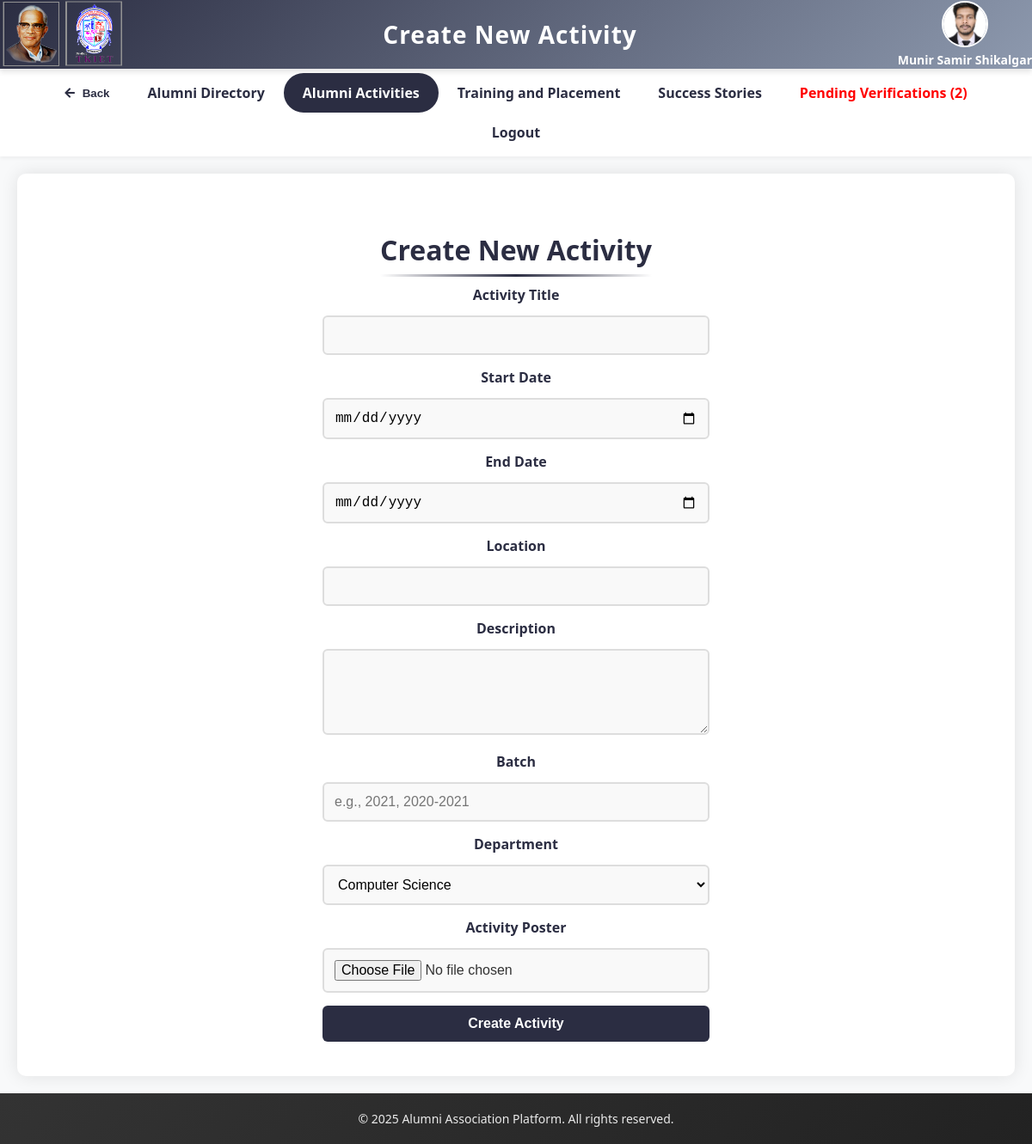
/create_activity.php (signed in), run on the app's committed database.
### tables this page shows
CREATE TABLE `users` (
  `prn_no` varchar(11) NOT NULL,
  `name` varchar(100) DEFAULT NULL,
  `email` varchar(100) DEFAULT NULL,
  `password` varchar(255) DEFAULT NULL,
  `role` enum('user','coordinator','admin') DEFAULT 'user',
  `graduation_year` int(11) DEFAULT NULL,
  `degree` varchar(100) DEFAULT NULL,
  `work_info` varchar(255) DEFAULT NULL,
  `bio` text DEFAULT NULL,
  `job_profile` varchar(100) DEFAULT NULL,
  `department` varchar(100) NOT NULL,
  `created_at` timestamp NOT NULL DEFAULT current_timestamp(),
  `profile_picture` varchar(255) DEFAULT NULL,
  `linkedin` varchar(255) DEFAULT NULL,
  `company` varchar(255) DEFAULT NULL,
  `position` varchar(255) DEFAULT NULL,
  `first_name` varchar(100) DEFAULT NULL,
  `middle_name` varchar(100) DEFAULT NULL,
  `last_name` varchar(100) DEFAULT NULL,
  `dob` date DEFAULT NULL,
  `gender` enum('Male','Female','Other') DEFAULT NULL,
  `address` text DEFAULT NULL,
  `phone` varchar(20) DEFAULT NULL,
  `github` varchar(255) DEFAULT NULL,
  `ug_degree` varchar(100) DEFAULT NULL,
  `ug_institute` varchar(255) DEFAULT NULL,
  `ug_graduation_year` int(11) DEFAULT NULL,
  `pg_degree` varchar(100) DEFAULT NULL,
  `pg_institute` varchar(255) DEFAULT NULL,
  `pg_graduation_year` int(11) DEFAULT NULL,
  `skills` text DEFAULT NULL,
  `emergency_contact` varchar(20) DEFAULT NULL,
  `experience` int(11) DEFAULT NULL,
  `status` enum('pending','verified') DEFAULT 'pending'
);

### create_activity.php (the view, shortened to what this page needs)
<?php
require 'db.php';
$user = [];
if (isset($_SESSION['user_id'])) {
    $stmt = $pdo->prepare("SELECT name, profile_picture FROM users WHERE prn_no = ?");
    $stmt->execute([$_SESSION['user_id']]);
    $user = $stmt->fetch(PDO::FETCH_ASSOC);
} else {
    header('Location: login.php');
    exit;
}
$page_title = "Create New Activity";
$is_admin = isset($_SESSION['role']) && $_SESSION['role'] === 'admin';
$stmt = $pdo->prepare("SELECT prn_no, name, email FROM users WHERE status = 'pending'");
$stmt->execute();
$pending_users = $stmt->fetchAll(PDO::FETCH_ASSOC);
$current_page = basename($_SERVER['SCRIPT_NAME']);
?>
<!DOCTYPE html>
<html lang="en">
<head>
    <link rel="stylesheet" href="https://cdnjs.cloudflare.com/ajax/libs/font-awesome/5.15.3/css/all.min.css">
</head>
<body>
    <div class="header">
        <img src="tkiet_new_logo.png" alt="TKIET Logo" class="logo">
        <h1><?php echo htmlspecialchars($page_title); ?></h1>
        <div class="user-profile">
            <?php if (!empty($user['profile_picture'])): ?>
                <img src="<?php echo htmlspecialchars($user['profile_picture']); ?>" alt="Profile Picture">
            <?php else: ?>
                <img src="assets/profile-placeholder.png" alt="Profile Placeholder">
            <?php endif; ?>
            <span><?php echo htmlspecialchars($user['name'] ?? 'User'); ?></span>
        </div>
    </div>
    <div class="nav-links">
        <?php if (basename($_SERVER['SCRIPT_NAME']) !== 'index.php'): ?>
            <button class="back-button" onclick="history.back()"><i class="fas fa-arrow-left"></i> Back</button>
        <?php endif; ?>
        <a href="directory.php" class="<?php echo $current_page === 'directory.php' ? 'active' : ''; ?>">Alumni Directory</a>
        <a href="activities.php" class="<?php echo $current_page === 'activities.php' || $current_page === 'activity_details.php' || $current_page === 'create_activity.php' ? 'active' : ''; ?>">Alumni Activities</a>
        <a href="training_and_placement_activities.php" class="<?php echo $current_page === 'training_and_placement_activities.php' ? 'active' : ''; ?>">Training and Placement</a>
        <a href="success_stories.php" class="<?php echo $current_page === 'success_stories.php' ? 'active' : ''; ?>">Success Stories</a>
        <?php if ($is_admin && $current_page !== 'pending_verifications.php'): ?>
            <a href="pending_verifications.php" class="<?php echo $current_page === 'pending_verifications.php' ? 'active' : ''; ?>" style="color: red;">Pending Verifications (<?= count($pending_users) ?>)</a>
        <?php endif; ?>
        <a href="login.php">Logout</a>
    </div>
    <div class="content">
        <h2>Create New Activity</h2>
        <div class="form-container">
            <form action="create_activity.php" method="POST" enctype="multipart/form-data">
                <label for="title">Activity Title</label>
                <input type="text" name="title" id="title" required>
                <label for="start_date">Start Date</label>
                <input type="date" name="start_date" id="轿车" required>
                <label for="end_date">End Date</label>
                <input type="date" name="end_date" id="end_date" required>
                <label for="location">Location</label>
                <input type="text" name="location" id="location" required>
                <label for="description">Description</label>
                <textarea name="description" id="description" rows="4" required></textarea>
                <label for="batch">Batch</label>
                <input type="text" name="batch" id="batch" placeholder="e.g., 2021, 2020-2021" required>
                <label for="department">Department</label>
                <select name="department" id="department" required>
                    <option value="CSE">Computer Science</option>
                </select>
                <label for="poster">Activity Poster</label>
                <input type="file" name="poster" id="poster" accept="image/*">
                <button type="submit">Create Activity</button>
            </form>
        </div>
    </div>
    <footer>
        <p>© <?php echo date("Y"); ?> Alumni Association Platform. All rights reserved.</p>
    </footer>
</body>
</html>

### create_activity.php (style rules this page uses)
body { font-family: 'Segoe UI', Tahoma, Geneva, Verdana, sans-serif; margin: 0; padding: 0; display: flex; flex-direction: column; min-height: 100vh; color: #333; background-color: #f8f9fa; }
.header { display: flex; justify-content: space-between; align-items: center; background: linear-gradient(135deg, #2B2D42 0%, #8D99AE 100%); color: white; box-shadow: 0 4px 6px rgba(0, 0, 0, 0.1); position: relative; }
.header img.logo { height: 80px; margin-right: 15px; }
.header h1 { margin: 0; font-size: 28px; letter-spacing: 1px; animation: fadeIn 1s ease-in; flex-grow: 1; text-align: center; }
.user-profile { display: flex; flex-direction: column; align-items: center; margin-left: 20px; }
.user-profile img { width: 50px; height: 50px; border-radius: 50%; object-fit: cover; border: 2px solid #fff; margin-bottom: 5px; }
.user-profile span { font-size: 14px; font-weight: 600; color: #fff; }
.nav-links { display: flex; justify-content: center; background-color: #ffffff; padding: 5px; box-shadow: 0 2px 4px rgba(0, 0, 0, 0.05); flex-wrap: wrap; align-items: center; }
.nav-links a, .nav-links button.back-button { text-decoration: none; color: #2B2D42; font-weight: 600; padding: 10px 20px; border-radius: 25px; transition: all 0.3s ease; border: 2px solid transparent; position: relative; overflow: hidden; z-index: 1; background: none; cursor: pointer; }
.nav-links a.active { color: white; background-color: #2B2D42; border-color: #2B2D42; }
.back-button i { margin-right: 5px; }
.content { flex: 1; padding: 40px 20px; text-align: center; background-color: white; margin: 20px; border-radius: 10px; box-shadow: 0 0 20px rgba(0, 0, 0, 0.1); }
.content h2 { color: #2B2D42; font-size: 32px; margin-bottom: 20px; position: relative; display: inline-block; }
.content h2::after { content: ''; position: absolute; bottom: -10px; left: 0; width: 100%; height: 3px; background: linear-gradient(90deg, transparent, #2B2D42, transparent); }
.form-container { max-width: 450px; margin: 0 auto; }
.form-container label { font-weight: 600; color: #2B2D42; margin-bottom: 5px; display: block; }
.form-container input, .form-container select, .form-container textarea { width: 100%; padding: 12px; margin: 8px 0 15px 0; border: 2px solid #ddd; border-radius: 6px; font-size: 16px; box-sizing: border-box; background-color: #f9f9f9; }
.form-container textarea { resize: vertical; min-height: 100px; }
.form-container button { padding: 12px 20px; background-color: #2B2D42; color: white; border: none; border-radius: 6px; width: 100%; cursor: pointer; font-size: 16px; font-weight: 600; }
footer { background: linear-gradient(135deg, #333333 0%, #222222 100%); color: white; text-align: center; padding: 20px 0; margin-top: auto; }
footer p { margin: 0; font-size: 14px; opacity: 0.9; }

### data on the page
users: profile_picture (picture), name "Munir Samir Shikalgar"

### other printed values
$page_title "Create New Activity"
count($pending_users) "2"
